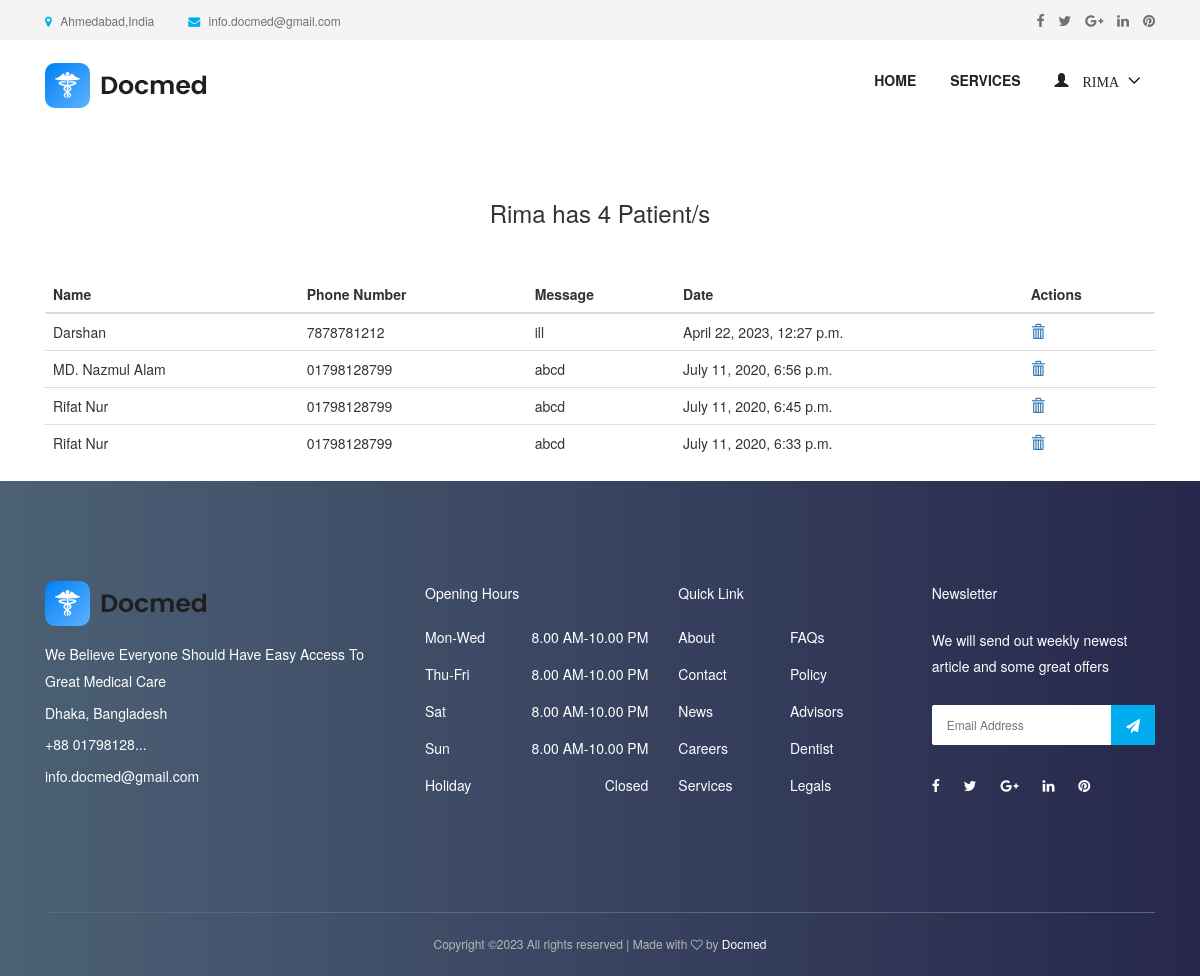
/patient/ (signed in), run on the app's committed database.
### accounts/models.py (models this page shows, shortened)
class User(AbstractUser):
    username = None
    role = models.CharField(max_length=12, error_messages={
        'required': "Role must be provided"
    })
    gender = models.CharField(max_length=10, blank=True, null=True, default="")
    email = models.EmailField(unique=True, blank=False,
                              error_messages={
                                  'unique': "A user with that email already exists.",
                              })
    phone_number = models.CharField(unique=True, blank=True, null=True, max_length=20,
                                    error_messages={
                                        'unique': "A user with that phone number already exists."
                                    })
    USERNAME_FIELD = "email"
    REQUIRED_FIELDS = []
    objects = UserManager()

### appointment/models.py (models this page shows, shortened)
class TakeAppointment(models.Model):
    user = models.ForeignKey(User, on_delete=models.CASCADE)
    appointment = models.ForeignKey(Appointment, on_delete=models.CASCADE)
    full_name = models.CharField(max_length=100)
    message = models.TextField()
    phone_number = models.CharField(max_length=120)
    date = models.DateTimeField(default=timezone.now)

### appointment/views.py (the view)
# urls.py: path('patient/', PatientListView.as_view(), name='patient-list'),
class PatientListView(ListView):
    model = TakeAppointment
    context_object_name = 'patients'
    template_name = "appointment/patient_list.html"
    def get_queryset(self):
        return self.model.objects.filter(appointment__user_id=self.request.user.id).order_by('-id')

### templates/appointment/patient_list.html (shortened to what this page needs)
{% extends 'base.html' %}
{% load static %}
{% block content %}
    <section class="dentist-area section-padding-50-0">
        <div class="container" style="align-items: center; justify-content: center;display: flex;">
            <div class="col-12 col-sm-6 col-md-4">
                <h3 style="align-items: center;justify-content: center;display: flex"> {{ request.user.first_name }} has {{ patients.count }}
                    Patient/s</h3>
            </div>
        </div>
    </section>
    <section class="dentist-area section-padding-30-0">
        <div class="container">
            <table class="table">
                <thead>
                <tr>
                    <th scope="col">Name</th>
                    <th scope="col">Phone Number</th>
                    <th scope="col">Message</th>
                    <th scope="col">Date</th>
                    <th scope="col">Actions</th>
                </tr>
                </thead>
                <tbody>
                {% for patient in patients %}
                    <tr>
                        <td>{{ patient.full_name }}</td>
                        <td> {{ patient.phone_number }}</td>
                        <td> {{ patient.message }}</td>
                        <td> {{ patient.date }}</td>
                        <td>
                            <a href="{% url 'appointment:delete-patient' patient.id %}">
                                <span class="glyphicon glyphicon-trash"></span>
                            </a>
                        </td>
                    </tr>
                {% endfor %}
                </tbody>
            </table>
        </div>
    </section>
{% endblock %}

### templates/nav.html (shortened to what this page needs)
{% load static %}
<header class="header-area">
    <div class="top-header-area">
        <div class="container h-100">
            <div class="row h-100 align-items-center">
                <div class="col-6 col-md-9 col-lg-8">
                    <div class="top-header-content">
                        <a href="https://maps.app.goo.gl/R8egzyBpiaUuQiTn6" data-toggle="tooltip" data-placement="bottom" title="Ahmedabad,India"><i
                                class="fa fa-map-marker"></i> <span>Ahmedabad,India</span></a>
                        <a href="mailto:sarvaiyadarshan50@gmail.com" data-toggle="tooltip" data-placement="bottom" title="info.docmed@gmail.com"><i
                                class="fa fa-envelope"></i> <span>info.docmed@gmail.com</span></a>
                    </div>
                </div>
                <div class="col-6 col-md-3 col-lg-4">
                    <div class="top-header-social-info text-right">
                        <a href="https://www.facebook.com" data-toggle="tooltip" data-placement="bottom" title="Facebook"><i
                                class="fa fa-facebook"></i></a>
                        <a href="https://www.Twitter.com" data-toggle="tooltip" data-placement="bottom" title="Twitter"><i
                                class="fa fa-twitter"></i></a>
                        <a href="https://www.Google.com" data-toggle="tooltip" data-placement="bottom" title="Google Plus"><i
                                class="fa fa-google-plus"></i></a>
                        <a href="https://www.Linkedin.com" data-toggle="tooltip" data-placement="bottom" title="Linkedin"><i
                                class="fa fa-linkedin"></i></a>
                        <a href="https://www.Pinterest.com" data-toggle="tooltip" data-placement="bottom" title="Pinterest"><i
                                class="fa fa-pinterest"></i></a>
                    </div>
                </div>
            </div>
        </div>
    </div>
    <div class="main-header-area">
        <div class="classy-nav-container breakpoint-off">
            <div class="container">
                <nav class="classy-navbar justify-content-between" id="dentoNav">
                    <a class="nav-brand" href="{% url 'appointment:home' %}"><img src="{% static 'img/logo1.png' %}" alt="">
                    </a>
                    <div class="classy-menu">
                        <div class="classynav">
                            <ul id="nav">
                                <li><a href="{% url 'appointment:home' %}">Home</a></li>
                                <li><a href="{% url 'appointment:service' %}">Services</a></li>
                                {% if request.user.is_authenticated and request.user.role == 'doctor' %}
                                    <li>
                                        <a href="">
                                            <span class="glyphicon glyphicon-user">
                                                    {{ request.user.first_name }}
                                            </span>
                                        </a>
                                    </li>
                                {% endif %}
                            </ul>
                        </div>
                    </div>
                </nav>
            </div>
        </div>
    </div>
</header>

### static/style.css (style rules this page uses)
* { margin: 0; padding: 0; }
body { font-family: "Montserrat", sans-serif; font-weight: 400; font-size: 14px; }
h1, h2, h3, h4, h5, h6 { font-family: "Montserrat", sans-serif; color: #333333; line-height: 1.4; font-weight: 600; }
a, a:active, a:focus, a:hover { color: #333333; text-decoration: none; -webkit-transition-duration: 500ms; -o-transition-duration: 500ms; transition-duration: 500ms; outline: none; }
li { list-style: none; }
img { max-width: 100%; height: auto; }
ul { margin: 0; padding: 0; }
ul li { margin: 0; padding: 0; }
.section-padding-50-0 { padding-top: 50px; padding-bottom: 0; }
.header-area { position: relative; z-index: 599; width: 100%; -webkit-transition-duration: 500ms; -o-transition-duration: 500ms; transition-duration: 500ms; }
.top-header-area { position: relative; z-index: 1; height: 40px; background-color: #f4f4f4; }
.top-header-area .top-header-content a { display: inline-block; font-size: 12px; color: #707070; }
.top-header-area .top-header-content a i { color: #00aeef; margin-right: 5px; }
.top-header-area .top-header-content a:last-child { margin-left: 30px; }
.top-header-area .top-header-social-info a { color: #707070; display: inline-block; font-size: 14px; margin-left: 10px; }
.classy-nav-container { background-color: transparent; }
.classy-nav-container .classy-navbar { height: 90px; padding: 0; }
.classy-nav-container .classy-navbar .classynav ul li a { padding: 0 15px; font-weight: 600; font-size: 14px; text-transform: uppercase; }

### static/css/default-assets/classy-nav.css (style rules this page uses)
body { font-family: "Roboto", sans-serif; }
ul { margin: 0; }
ul li { list-style: none; }
img { height: auto; max-width: 100%; }
.classy-nav-container { position: relative; z-index: 100; background-color: #ffffff; }
.classy-nav-container * { box-sizing: border-box; }
.classy-nav-container a { -webkit-transition-duration: 500ms; transition-duration: 500ms; text-decoration: none; outline: none; font-size: 14px; font-weight: 400; color: #232323; display: inline-block; }
.justify-content-between { -webkit-box-pack: justify; -ms-flex-pack: justify; justify-content: space-between; }
.classy-navbar { width: 100%; height: 70px; padding: 0.5em 2em; display: -webkit-box; display: -ms-flexbox; display: flex; -webkit-box-align: center; -ms-flex-align: center; -ms-grid-row-align: center; align-items: center; }
.classy-navbar .nav-brand { font-size: 26px; font-weight: 500; color: #565656; display: inline-block; margin-right: 30px; }
.classynav ul li { display: inline-block; clear: both; position: inherit; z-index: 10; }
.classynav ul li.cn-dropdown-item { position: relative; z-index: 10; }
.classynav ul li a { padding: 0 12px; display: block; height: 35px; font-size: 14px; line-height: 34px; }
.classynav ul li.megamenu-item>a:after, .classynav ul li.has-down>a:after { font-family: 'classyfonts'; content: "\e900"; font-size: 12px; color: #000000; padding-left: 5px; -webkit-transition-duration: 500ms; transition-duration: 500ms; }
.breakpoint-off .classynav { display: -webkit-box; display: -ms-flexbox; display: flex; -webkit-box-align: center; -ms-flex-align: center; -ms-grid-row-align: center; align-items: center; }

### data on the page
User: user.first_name "RIMA", user.first_name "Rima"
TakeAppointment: full_name "Darshan", phone_number "7878781212", message "ill", date "April 22, 2023, 12:27 p.m."
TakeAppointment: full_name "MD. Nazmul Alam", phone_number "01798128799", message "abcd", date "July 11, 2020, 6:56 p.m."
TakeAppointment: full_name "Rifat Nur", phone_number "01798128799", message "abcd", date "July 11, 2020, 6:45 p.m."
TakeAppointment: full_name "Rifat Nur", phone_number "01798128799", message "abcd", date "July 11, 2020, 6:33 p.m."

### other printed values
{{ patients.count }} "4"
